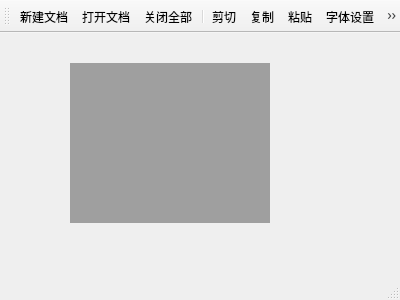
<?xml version="1.0" encoding="UTF-8"?>
<ui version="4.0">
 <class>MainWindow</class>
 <widget class="QMainWindow" name="MainWindow">
  <property name="geometry">
   <rect>
    <x>0</x>
    <y>0</y>
    <width>400</width>
    <height>300</height>
   </rect>
  </property>
  <property name="windowTitle">
   <string>MainWindow</string>
  </property>
  <widget class="QWidget" name="centralWidget">
   <widget class="QMdiArea" name="mdiArea">
    <property name="geometry">
     <rect>
      <x>70</x>
      <y>30</y>
      <width>200</width>
      <height>160</height>
     </rect>
    </property>
   </widget>
  </widget>
  <widget class="QMenuBar" name="menuBar">
   <property name="geometry">
    <rect>
     <x>0</x>
     <y>0</y>
     <width>400</width>
     <height>23</height>
    </rect>
   </property>
  </widget>
  <widget class="QToolBar" name="mainToolBar">
   <attribute name="toolBarArea">
    <enum>TopToolBarArea</enum>
   </attribute>
   <attribute name="toolBarBreak">
    <bool>false</bool>
   </attribute>
   <addaction name="actDoc_New"/>
   <addaction name="actDoc_Open"/>
   <addaction name="actCloseAll"/>
   <addaction name="separator"/>
   <addaction name="actCut"/>
   <addaction name="actCopy"/>
   <addaction name="actPaste"/>
   <addaction name="actFont"/>
   <addaction name="separator"/>
   <addaction name="actViewMode"/>
   <addaction name="actCascade"/>
   <addaction name="actTile"/>
   <addaction name="separator"/>
   <addaction name="actQuit"/>
  </widget>
  <widget class="QStatusBar" name="statusBar"/>
  <action name="actDoc_New">
   <property name="icon">
    <iconset resource="res.qrc">
     <normaloff>:/images/images/100.bmp</normaloff>:/images/images/100.bmp</iconset>
   </property>
   <property name="text">
    <string>新建文档</string>
   </property>
   <property name="toolTip">
    <string>新建文档窗口</string>
   </property>
  </action>
  <action name="actQuit">
   <property name="icon">
    <iconset resource="res.qrc">
     <normaloff>:/images/images/132.bmp</normaloff>:/images/images/132.bmp</iconset>
   </property>
   <property name="text">
    <string>退出</string>
   </property>
   <property name="toolTip">
    <string>退出本系统</string>
   </property>
  </action>
  <action name="actDoc_Open">
   <property name="icon">
    <iconset resource="res.qrc">
     <normaloff>:/images/images/122.bmp</normaloff>:/images/images/122.bmp</iconset>
   </property>
   <property name="text">
    <string>打开文档</string>
   </property>
   <property name="toolTip">
    <string>打开文档</string>
   </property>
  </action>
  <action name="actFont">
   <property name="icon">
    <iconset resource="res.qrc">
     <normaloff>:/images/images/506.bmp</normaloff>:/images/images/506.bmp</iconset>
   </property>
   <property name="text">
    <string>字体设置</string>
   </property>
   <property name="toolTip">
    <string>字体设置</string>
   </property>
  </action>
  <action name="actCut">
   <property name="icon">
    <iconset resource="res.qrc">
     <normaloff>:/images/images/200.bmp</normaloff>:/images/images/200.bmp</iconset>
   </property>
   <property name="text">
    <string>剪切</string>
   </property>
   <property name="toolTip">
    <string>剪切</string>
   </property>
  </action>
  <action name="actCopy">
   <property name="icon">
    <iconset resource="res.qrc">
     <normaloff>:/images/images/202.bmp</normaloff>:/images/images/202.bmp</iconset>
   </property>
   <property name="text">
    <string>复制</string>
   </property>
   <property name="toolTip">
    <string>复制</string>
   </property>
  </action>
  <action name="actPaste">
   <property name="icon">
    <iconset resource="res.qrc">
     <normaloff>:/images/images/204.bmp</normaloff>:/images/images/204.bmp</iconset>
   </property>
   <property name="text">
    <string>粘贴</string>
   </property>
   <property name="toolTip">
    <string>粘贴</string>
   </property>
  </action>
  <action name="actViewMode">
   <property name="checkable">
    <bool>true</bool>
   </property>
   <property name="icon">
    <iconset resource="res.qrc">
     <normaloff>:/images/images/230.bmp</normaloff>:/images/images/230.bmp</iconset>
   </property>
   <property name="text">
    <string>MDI模式</string>
   </property>
   <property name="toolTip">
    <string>窗口模式或页面模式</string>
   </property>
  </action>
  <action name="actCascade">
   <property name="icon">
    <iconset resource="res.qrc">
     <normaloff>:/images/images/400.bmp</normaloff>:/images/images/400.bmp</iconset>
   </property>
   <property name="text">
    <string>级联展开</string>
   </property>
   <property name="toolTip">
    <string>窗口级联展开</string>
   </property>
  </action>
  <action name="actTile">
   <property name="icon">
    <iconset resource="res.qrc">
     <normaloff>:/images/images/406.bmp</normaloff>:/images/images/406.bmp</iconset>
   </property>
   <property name="text">
    <string>平铺展开</string>
   </property>
   <property name="toolTip">
    <string>窗口平铺展开</string>
   </property>
  </action>
  <action name="actCloseAll">
   <property name="icon">
    <iconset resource="res.qrc">
     <normaloff>:/images/images/128.bmp</normaloff>:/images/images/128.bmp</iconset>
   </property>
   <property name="text">
    <string>关闭全部</string>
   </property>
   <property name="toolTip">
    <string>关闭所有窗口</string>
   </property>
  </action>
 </widget>
 <layoutdefault spacing="6" margin="11"/>
 <resources>
  <include location="res.qrc"/>
 </resources>
 <connections>
  <connection>
   <sender>actQuit</sender>
   <signal>triggered()</signal>
   <receiver>MainWindow</receiver>
   <slot>close()</slot>
   <hints>
    <hint type="sourcelabel">
     <x>-1</x>
     <y>-1</y>
    </hint>
    <hint type="destinationlabel">
     <x>199</x>
     <y>149</y>
    </hint>
   </hints>
  </connection>
 </connections>
</ui>
